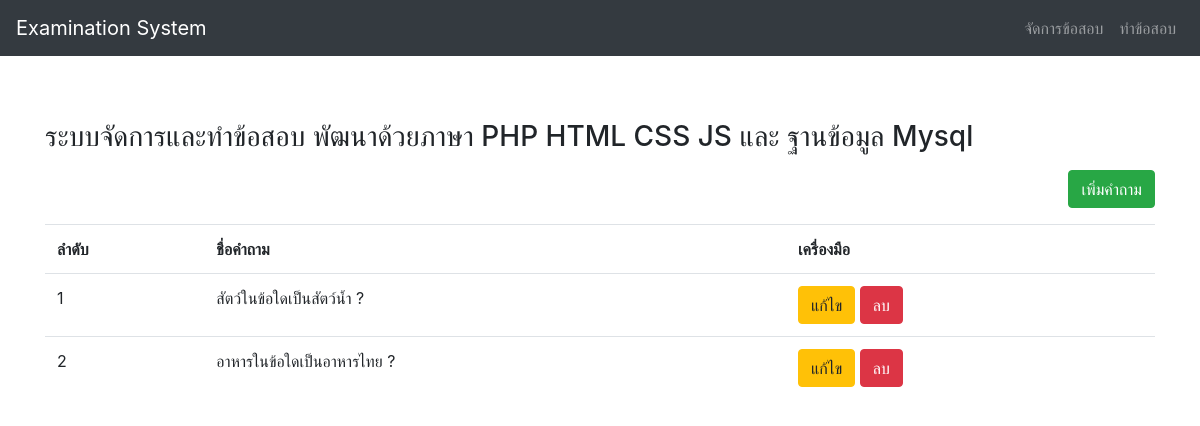
The page /create/index.php on the database its author committed.
### tables this page shows
CREATE TABLE `question` (
  `q_id` int(11) unsigned NOT NULL AUTO_INCREMENT,
  `q_name` varchar(255) DEFAULT NULL,
  `choice_a` varchar(255) DEFAULT NULL,
  `choice_b` varchar(255) DEFAULT NULL,
  `choice_c` varchar(255) DEFAULT NULL,
  `choice_d` varchar(255) DEFAULT NULL,
  `q_answer` varchar(255) DEFAULT NULL,
  PRIMARY KEY (`q_id`)
);

### create/index.php (the view, shortened to what this page needs)
<?php
include 'connect.php';
$sql = "SELECT * FROM question order by q_id asc";
$query = mysqli_query($conn,$sql);
 ?>
<!DOCTYPE html>
<html lang="en">
<head>
  <link rel="stylesheet" href="https://cdn.jsdelivr.net/npm/bootstrap@4.6.2/dist/css/bootstrap.min.css">
</head>
<body>
  <nav class="navbar navbar-expand-md navbar-dark bg-dark fixed-top">
    <a class="navbar-brand" href="index.php">Examination System</a>
    <div class="navbar-collapse collapse w-100 order-3 dual-collapse2" id="navbarsExampleDefault">
      <ul class="navbar-nav ml-auto">
          <li class="nav-item">
              <a class="nav-link" href="index.php">จัดการข้อสอบ</a>
          </li>
          <li class="nav-item">
              <a class="nav-link" href="doexam.php">ทำข้อสอบ</a>
          </li>
      </ul>
    </div>
  </nav>
  <br><br><br><br><br>
<div class="container">
  <div class="row">
    <div class="col-md-12">
      <h3>ระบบจัดการและทำข้อสอบ พัฒนาด้วยภาษา PHP HTML CSS JS  และ ฐานข้อมูล Mysql</h3>
    </div>
    <div class="col-md-12" align="right">
      <a href="create.php" class="btn btn-success">เพิ่มคำถาม</a>
    </div>
  </div>
  <div class="row mt-3">
    <div class="col-md-12">
    <?php if(mysqli_num_rows($query) > 0){ ?>
      <div class="table-responsive">
        <table class="table table table-condensed">
          <tr>
            <th>ลำดับ</th>
            <th>ชื่อคำถาม</th>
            <th>เครื่องมือ</th>
          </tr>
          <?php $i=1; while ($data = mysqli_fetch_array($query)) { ?>
          <tr>
            <td><?php echo $i++; ?></td>
            <td><?php echo $data['q_name'] ?></td>
            <td>
              <a href="edit.php?q_id=<?php echo $data['q_id']; ?>" class="btn btn-warning">แก้ไข</a>
              <a onclick="return confirm('คุณต้องการลบคำถามหรือไม่');" href="delete.php?q_id=<?php echo $data['q_id']; ?>" c class="btn btn-danger">ลบ</a>
            </td>
          </tr>
        <?php } ?>
        </table>
      </div>
    <?php }else{ ?>
      <div class="alert alert-danger" role="alert">
           ไม่มีข้อมูล
      </div>
    <?php } ?>
    </div>
  </div>
</div>
</body>
</html>

### rows shown on the page
question: q_name "สัตว์ในข้อใดเป็นสัตว์น้ำ ?"
question: q_name "อาหารในข้อใดเป็นอาหารไทย ?"
